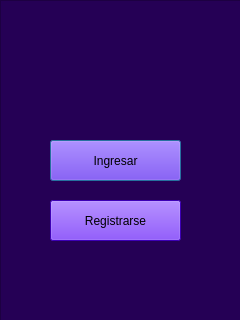
<?xml version="1.0" encoding="UTF-8"?>
<ui version="4.0">
 <class>Dialog</class>
 <widget class="QDialog" name="Dialog">
  <property name="geometry">
   <rect>
    <x>0</x>
    <y>0</y>
    <width>240</width>
    <height>320</height>
   </rect>
  </property>
  <property name="windowTitle">
   <string>Dialog</string>
  </property>
  <widget class="QFrame" name="frame">
   <property name="geometry">
    <rect>
     <x>0</x>
     <y>0</y>
     <width>241</width>
     <height>321</height>
    </rect>
   </property>
   <property name="styleSheet">
    <string notr="true">background-color: rgba(26, 20, 100, 209);
background-color: rgb(45, 0, 125);
background-color: rgb(37, 0, 85);</string>
   </property>
   <property name="frameShape">
    <enum>QFrame::StyledPanel</enum>
   </property>
   <property name="frameShadow">
    <enum>QFrame::Raised</enum>
   </property>
   <widget class="QPushButton" name="pushButton_3">
    <property name="geometry">
     <rect>
      <x>50</x>
      <y>140</y>
      <width>131</width>
      <height>41</height>
     </rect>
    </property>
    <property name="styleSheet">
     <string notr="true">background-color: rgb(85, 0, 254);
font: 13pt &quot;.SF NS Text&quot;;</string>
    </property>
    <property name="text">
     <string>Ingresar</string>
    </property>
   </widget>
   <widget class="QPushButton" name="pushButton_4">
    <property name="geometry">
     <rect>
      <x>50</x>
      <y>200</y>
      <width>131</width>
      <height>41</height>
     </rect>
    </property>
    <property name="styleSheet">
     <string notr="true">background-color: rgb(85, 0, 254);
font: 13pt &quot;.SF NS Text&quot;;</string>
    </property>
    <property name="text">
     <string>Registrarse</string>
    </property>
   </widget>
  </widget>
 </widget>
 <resources/>
 <connections/>
</ui>
